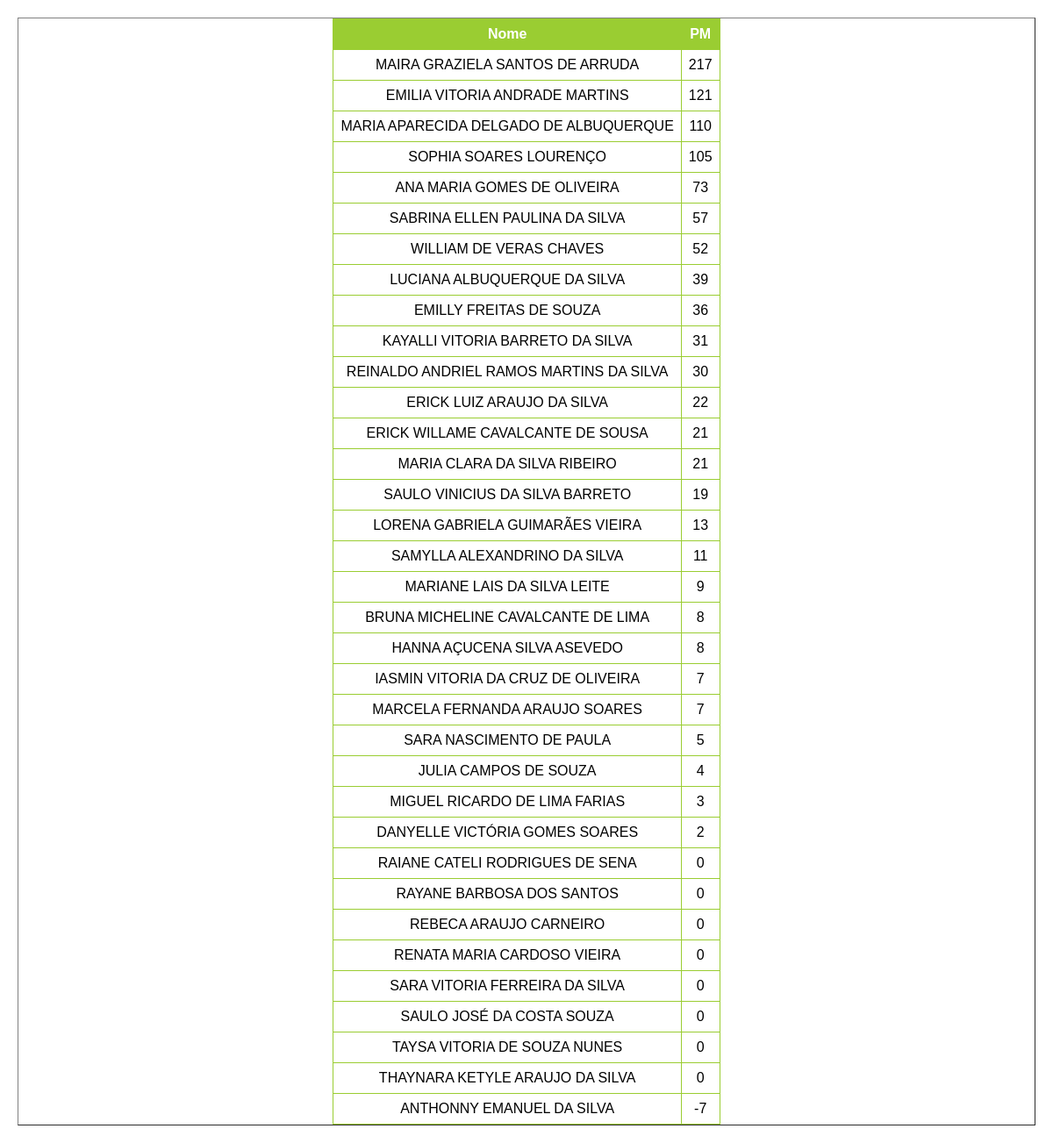
/ranking/3ºA, run on the app's committed database.
### main.py (models this page shows)
class Terceiro_A(db.Model):
    __tablename__ = 'Terceiro_A'

### main.py (the view)
@app.route('/ranking/<class_id>', methods=['GET', 'POST'])
def ranking(class_id):
    turma_selecionada = selecionar_turma(class_id)
    resultados_ranking = db.session.query(turma_selecionada.nome, getattr(turma_selecionada, 'pm')).order_by(
        getattr(turma_selecionada, 'pm').desc()).all()
    return render_template('ranking.html', data=resultados_ranking, class_id=class_id)

### main.py (called while the page is built)
def selecionar_turma(valor):
    if valor == 'a' or valor == '3ºA':
        return lista_turmas_db[0]
    elif valor == 'b' or valor == '3ºB':
        return lista_turmas_db[1]
    elif valor == 'c' or valor == '3ºC':
        return lista_turmas_db[2]
    elif valor == 'd' or valor == '1ºD':
        return lista_turmas_db[3]

### templates/ranking.html (shortened to what this page needs)
<!DOCTYPE html>
<html lang="en">
<head>
    <link rel="stylesheet" href="/static/styles.css">
</head>
<body>
<table border="1" class="menu">
        <tr>
            <th>Nome</th>
            <th>PM</th>
        </tr>
        {% for row in data %}
            <tr>
                <td>{{ row.nome }}</td>
                <td>{{ row.pm }}</td>
            </tr>
        {% endfor %}
</table>
</body>
</html>

### static/styles.css (style rules this page uses)
.menu { margin: 20px; display: flex; flex-direction: column; align-items: center; justify-content: flex-start; }
table { border-collapse: collapse; width: 100%; background-color: rgba(255, 255, 255, 1); }
th, td { border: 1px solid yellowgreen; padding: 8px; text-align: center; }
th { background-color: yellowgreen; color: white; }
body { margin: 0; padding: 0; font-family: Arial, sans-serif; display: flex; align-items: center; justify-content: center; min-height: 100vh; position: relative; overflow: hidden; overflow-y: auto; }
body::before { content: ''; position: fixed; top: 0; left: 0; width: 100%; height: 100%; background: url('/static/4428.jpg') center center fixed; background-size: cover; opacity: 0.3; z-index: -1; }

### data on the page
Terceiro_A: nome "MAIRA GRAZIELA SANTOS DE ARRUDA", pm "217"
Terceiro_A: nome "EMILIA VITORIA ANDRADE MARTINS", pm "121"
Terceiro_A: nome "MARIA APARECIDA DELGADO DE ALBUQUERQUE", pm "110"
Terceiro_A: nome "SOPHIA SOARES LOURENÇO", pm "105"
Terceiro_A: nome "ANA MARIA GOMES DE OLIVEIRA", pm "73"
Terceiro_A: nome "SABRINA ELLEN PAULINA DA SILVA", pm "57"
Terceiro_A: nome "WILLIAM DE VERAS CHAVES", pm "52"
Terceiro_A: nome "LUCIANA ALBUQUERQUE DA SILVA", pm "39"
Terceiro_A: nome "EMILLY FREITAS DE SOUZA", pm "36"
Terceiro_A: nome "KAYALLI VITORIA BARRETO DA SILVA", pm "31"
Terceiro_A: nome "REINALDO ANDRIEL RAMOS MARTINS DA SILVA", pm "30"
Terceiro_A: nome "ERICK LUIZ ARAUJO DA SILVA", pm "22"
Terceiro_A: nome "ERICK WILLAME CAVALCANTE DE SOUSA", pm "21"
Terceiro_A: nome "MARIA CLARA DA SILVA RIBEIRO", pm "21"
Terceiro_A: nome "SAULO VINICIUS DA SILVA BARRETO", pm "19"
Terceiro_A: nome "LORENA GABRIELA GUIMARÃES VIEIRA", pm "13"
Terceiro_A: nome "SAMYLLA ALEXANDRINO DA SILVA", pm "11"
Terceiro_A: nome "MARIANE LAIS DA SILVA LEITE", pm "9"
Terceiro_A: nome "BRUNA MICHELINE CAVALCANTE DE LIMA", pm "8"
Terceiro_A: nome "HANNA AÇUCENA SILVA ASEVEDO", pm "8"
Terceiro_A: nome "IASMIN VITORIA DA CRUZ DE OLIVEIRA", pm "7"
Terceiro_A: nome "MARCELA FERNANDA ARAUJO SOARES", pm "7"
Terceiro_A: nome "SARA NASCIMENTO DE PAULA", pm "5"
Terceiro_A: nome "JULIA CAMPOS DE SOUZA", pm "4"
Terceiro_A: nome "MIGUEL RICARDO DE LIMA FARIAS", pm "3"
Terceiro_A: nome "DANYELLE VICTÓRIA GOMES SOARES", pm "2"
Terceiro_A: nome "RAIANE CATELI RODRIGUES DE SENA", pm "0"
Terceiro_A: nome "RAYANE BARBOSA DOS SANTOS", pm "0"
Terceiro_A: nome "REBECA ARAUJO CARNEIRO", pm "0"
Terceiro_A: nome "RENATA MARIA CARDOSO VIEIRA", pm "0"
Terceiro_A: nome "SARA VITORIA FERREIRA DA SILVA", pm "0"
Terceiro_A: nome "SAULO JOSÉ DA COSTA SOUZA", pm "0"
Terceiro_A: nome "TAYSA VITORIA DE SOUZA NUNES", pm "0"
Terceiro_A: nome "THAYNARA KETYLE ARAUJO DA SILVA", pm "0"
Terceiro_A: nome "ANTHONNY EMANUEL DA SILVA", pm "-7"
